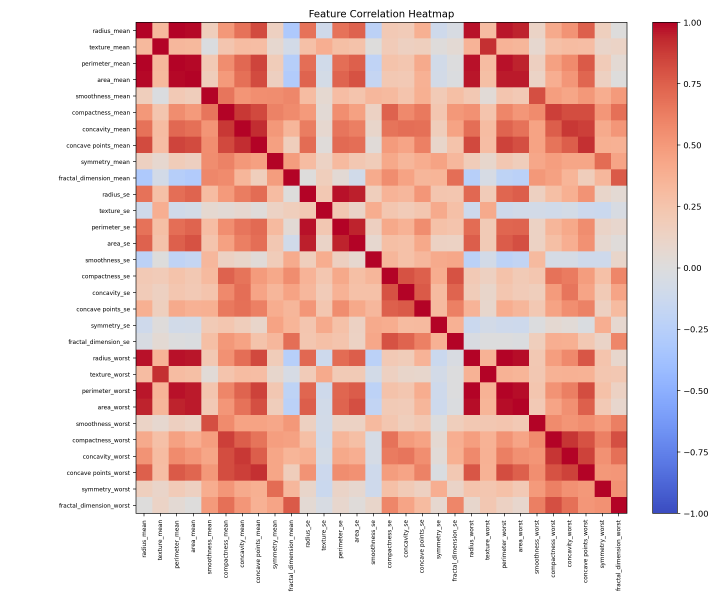
#> input picture projects/breast-cancer-ai/reports/correlation_heatmap.png, 2160 x 1800 px (shown at 1/3 size)
$ python -i features.py   (imports and definitions only)
#> lines starting #> are read from the running program, lines starting #| are printed output that depends on the picture
from __future__ import annotations

import io
from pathlib import Path
from typing import BinaryIO

import numpy as np
from PIL import Image, ImageOps

IMAGE_SIZE = (96, 96)
THUMBNAIL_SIZE = (16, 16)


def _open_image(source: bytes | str | Path | BinaryIO) -> Image.Image:
    if isinstance(source, bytes):
        return Image.open(io.BytesIO(source))
    return Image.open(source)


def feature_names() -> list[str]:
    names: list[str] = []
    for channel in ("red", "green", "blue"):
        for stat in ("mean", "std", "min", "max", "q25", "median", "q75"):
            names.append(f"{channel}_{stat}")
    for stat in ("gray_mean", "gray_std", "gray_min", "gray_max", "gray_entropy", "edge_mean", "edge_std", "edge_q90"):
        names.append(stat)
    for idx in range(16):
        names.append(f"gray_hist_{idx:02d}")
    for channel in ("red", "green", "blue"):
        for idx in range(8):
            names.append(f"{channel}_hist_{idx:02d}")
    for idx in range(THUMBNAIL_SIZE[0] * THUMBNAIL_SIZE[1]):
        names.append(f"thumb_pixel_{idx:03d}")
    return names


def extract_image_features(source: bytes | str | Path | BinaryIO) -> np.ndarray:
    image = ImageOps.exif_transpose(_open_image(source)).convert("RGB")
    resized = image.resize(IMAGE_SIZE)
    arr = np.asarray(resized, dtype=np.float32) / 255.0
    gray_img = resized.convert("L")
    gray = np.asarray(gray_img, dtype=np.float32) / 255.0
    values: list[float] = []

    for channel_idx in range(3):
        channel = arr[:, :, channel_idx].reshape(-1)
        values.extend(
            [
                float(channel.mean()),
                float(channel.std()),
                float(channel.min()),
                float(channel.max()),
                float(np.quantile(channel, 0.25)),
                float(np.quantile(channel, 0.50)),
                float(np.quantile(channel, 0.75)),
            ]
        )

    gray_flat = gray.reshape(-1)
    hist_values, _ = np.histogram(gray_flat, bins=32, range=(0.0, 1.0), density=False)
    probs = hist_values.astype(np.float64) / max(hist_values.sum(), 1)
    entropy = -float(np.sum(probs * np.log2(probs + 1e-12)))
    gx = np.diff(gray, axis=1)
    gy = np.diff(gray, axis=0)
    edge = np.sqrt(gx[:-1, :] ** 2 + gy[:, :-1] ** 2).reshape(-1)
    values.extend(
        [
            float(gray_flat.mean()),
            float(gray_flat.std()),
            float(gray_flat.min()),
            float(gray_flat.max()),
            entropy,
            float(edge.mean()),
            float(edge.std()),
            float(np.quantile(edge, 0.90)),
        ]
    )

    gray_hist, _ = np.histogram(gray_flat, bins=16, range=(0.0, 1.0), density=True)
    values.extend([float(x) for x in gray_hist])
    for channel_idx in range(3):
        channel_hist, _ = np.histogram(arr[:, :, channel_idx].reshape(-1), bins=8, range=(0.0, 1.0), density=True)
        values.extend([float(x) for x in channel_hist])

    thumb = np.asarray(gray_img.resize(THUMBNAIL_SIZE), dtype=np.float32).reshape(-1) / 255.0
    values.extend([float(x) for x in thumb])
    return np.asarray(values, dtype=np.float32)

>>> import cv2
>>> picture = cv2.imread('../../breast-cancer-ai/reports/correlation_heatmap.png', cv2.IMREAD_GRAYSCALE)
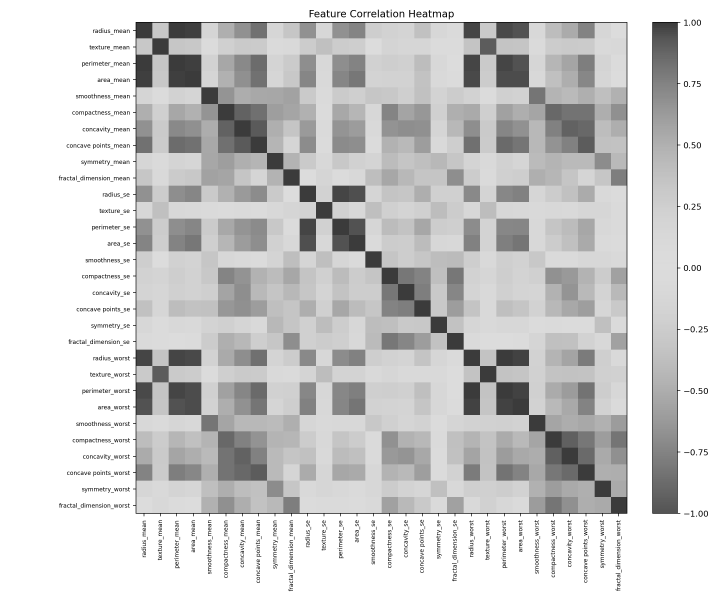
#> picture: shape (1800, 2160) (shown at 1/3 size); min 0, max 255, mean 205.9
#> (the run stopped early here; a loop or call above may not have finished)

$ run again, on projects/breast-cancer-ai/reports/feature_importance.png
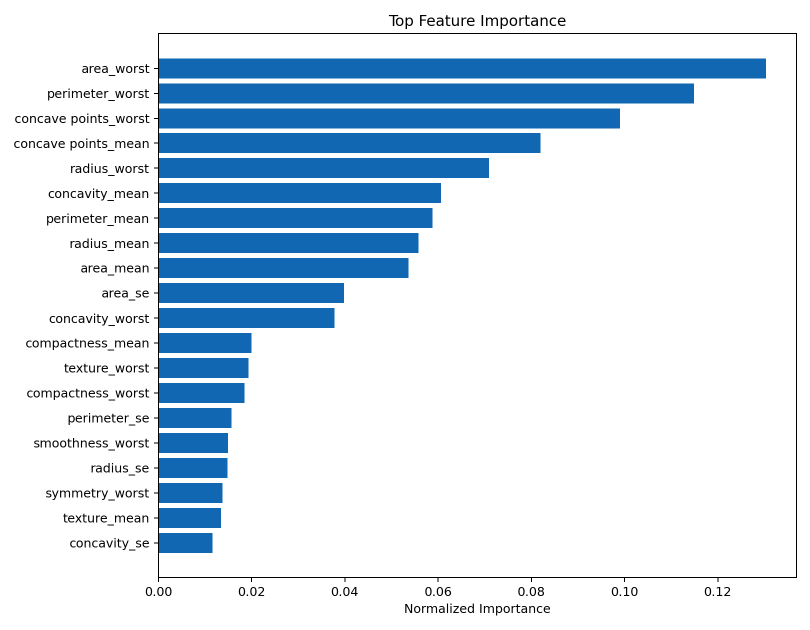
#> input picture projects/breast-cancer-ai/reports/feature_importance.png, 1620 x 1260 px (shown at 1/2 size)
#> `picture = cv2.imread('../../breast-cancer-ai/reports/correlation_heatm..`:
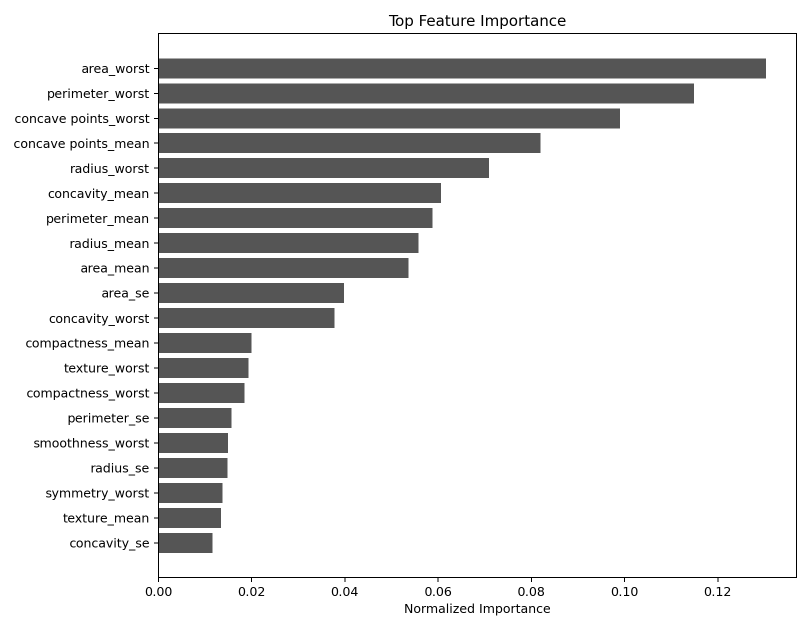
#> picture: shape (1260, 1620) (shown at 1/2 size); min 0, max 255, mean 221.5
